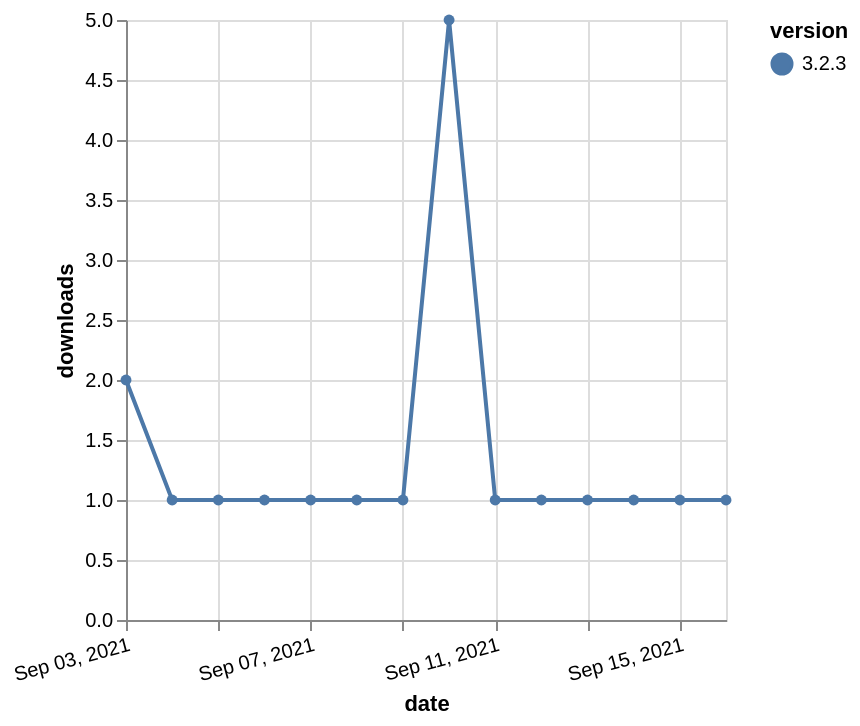

Express this chart as Vega-Lite.
### Vega-Lite specification from a JSON file in a GitHub repository (floating-point values rounded to 4 significant figures)
{"$schema": "https://vega.github.io/schema/vega-lite/v5.json", "description": "A simple bar chart with embedded data.", "data": {"values": [{"date": "2021-09-03", "total": 505, "delta": 2, "version": "3.2.3"}, {"date": "2021-09-04", "total": 506, "delta": 1, "version": "3.2.3"}, {"date": "2021-09-05", "total": 507, "delta": 1, "version": "3.2.3"}, {"date": "2021-09-06", "total": 508, "delta": 1, "version": "3.2.3"}, {"date": "2021-09-07", "total": 509, "delta": 1, "version": "3.2.3"}, {"date": "2021-09-08", "total": 510, "delta": 1, "version": "3.2.3"}, {"date": "2021-09-09", "total": 511, "delta": 1, "version": "3.2.3"}, {"date": "2021-09-10", "total": 516, "delta": 5, "version": "3.2.3"}, {"date": "2021-09-11", "total": 517, "delta": 1, "version": "3.2.3"}, {"date": "2021-09-12", "total": 518, "delta": 1, "version": "3.2.3"}, {"date": "2021-09-13", "total": 519, "delta": 1, "version": "3.2.3"}, {"date": "2021-09-14", "total": 520, "delta": 1, "version": "3.2.3"}, {"date": "2021-09-15", "total": 521, "delta": 1, "version": "3.2.3"}, {"date": "2021-09-16", "total": 522, "delta": 1, "version": "3.2.3"}]}, "width": "container", "mark": {"type": "line", "point": {"filled": true}}, "encoding": {"x": {"field": "date", "type": "temporal", "timeUnit": "yearmonthdate", "title": "date", "axis": {"labelAngle": -15}}, "y": {"field": "delta", "type": "quantitative", "title": "downloads"}, "color": {"field": "version", "type": "nominal"}, "tooltip": {"field": "delta"}}}
